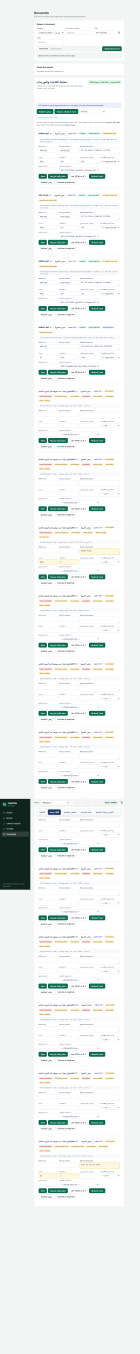
#> input picture 127.0.0.1_8765_ (1).png, 978 x 9472 px (shown at 1/7 size)
$ python -i asbuilt_markups.py   (imports and definitions only)
#> lines starting #> are read from the running program, lines starting #| are printed output that depends on the picture; after the words box and inside, x2 and y2 are one past the last pixel; in counts of white or black regions, pixels touching at a corner belong together
#> further down, picture is the input picture: shape (9472, 978, 3); mean B, G, R 240.5, 241.7, 238.8
"""Colour-highlighter detection for scanned As-Built pages.

Pink and red are normalised to 'pink'.  Blue ballpoint ink is NOT a markup
status - it only draws the relocation arrow for orange markups and is handled
by asbuilt_arrow.py.

detect_markups(image) -> list of
    {color, bbox, center, area, legend, _mask}
``legend`` is True for the colour key printed/handwritten in the page corner
(a stack of coloured bars) - it must never be treated as a real markup.
``_mask`` is (x, y, w, h, bool array) of the blob; it is not JSON-serialisable.
"""
import cv2
import numpy as np


def detect_markups(image):
    hsv = cv2.cvtColor(image, cv2.COLOR_BGR2HSV)
#> hsv: shape (9472, 978, 3); mean H, S, V 42, 10.5, 243
    height, width = image.shape[:2]
#> height = 9472; width = 978
    hue, sat, val = hsv[:, :, 0], hsv[:, :, 1], hsv[:, :, 2]
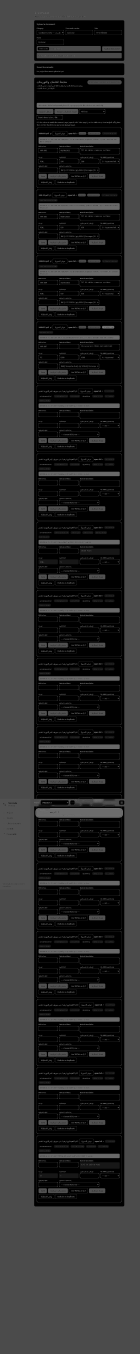
#> hue: shape (9472, 978) (shown at 1/7 size); min 0, max 179, mean 42
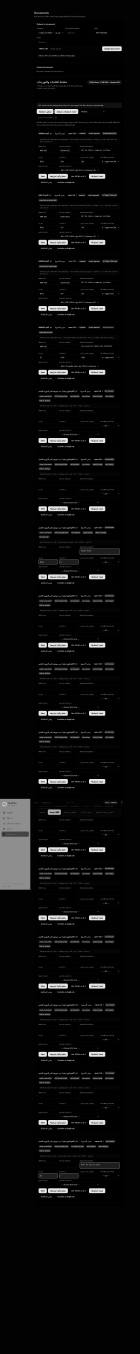
#> sat: shape (9472, 978) (shown at 1/7 size); min 0, max 255, mean 10.5
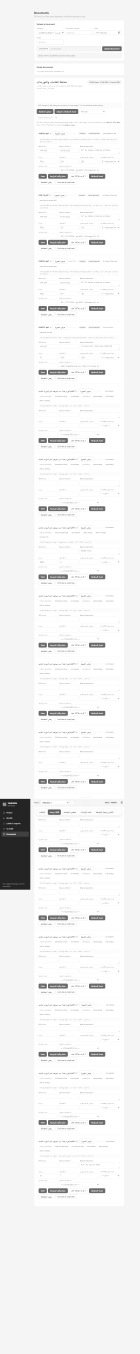
#> val: shape (9472, 978) (shown at 1/7 size); min 0, max 255, mean 243
    masks = {
        'orange': ((hue >= 6) & (hue <= 23) & (sat >= 95) & (val >= 150)),
        # yellow highlighter measures hue 24-35; lime/teal highlighters (36-95) mean "done"
        'yellow': ((hue >= 24) & (hue <= 35) & (sat >= 95) & (val >= 150)),
        'green': ((hue >= 36) & (hue <= 95) & (sat >= 95) & (val >= 150)),
        'pink': (((hue >= 160) | (hue <= 5)) & (sat >= 95) & (val >= 150)),
    }
    # blob size limits scale with the page (tuned on ~2300 px wide scans)
    s = max(0.5, min(3.0, min(height, width) / 2300.0))
#> s = 0.5
    amin, amax = int(120 * s * s), int(9000 * s * s)
#> amin = 30; amax = 2250
    out = []
    kernel = np.ones((9, 9), np.uint8)
    for color, mask in masks.items():
        closed = cv2.morphologyEx(mask.astype(np.uint8), cv2.MORPH_CLOSE, kernel)
        count, labels, stats, centers = cv2.connectedComponentsWithStats(closed, 8)
        for k in range(1, count):
            x, y, w, h, area = [int(v) for v in stats[k]]
            if not amin <= area <= amax:
                continue
            blob = (labels[y:y + h, x:x + w] == k)
            out.append({'color': color, 'bbox': [x, y, w, h],
                        'center': [float(centers[k][0]), float(centers[k][1])],
                        'area': area, 'legend': False, '_mask': (x, y, w, h, blob)})
#> this loop made 4 passes
#> (color, count) on passes 1 to 4: ('orange', 986), ('yellow', 574), ('green', 769), ('pink', 418)
#> pass 1, in detect_markups, `closed = cv2.morphologyEx(mask.astype(np.uint8), cv2.MORPH_CLOSE, kern..`:
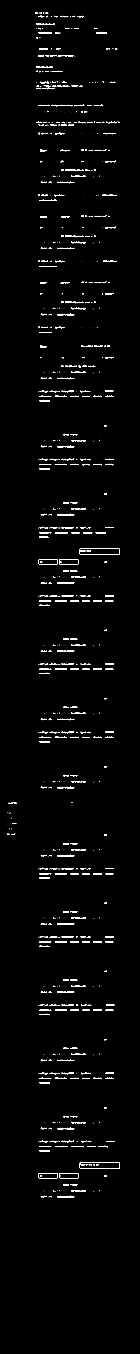
#> closed: shape (9472, 978) (shown at 1/7 size); values 0 (black) and 1 (white), 1.1% white; 985 white regions (502 under 20 px), largest, box (x1, y1, x2, y2) and area: (559, 8136, 838, 8181) 870, (559, 3840, 838, 3884) 818, (403, 1271, 520, 1284) 754
#> pass 1, in detect_markups, `count, labels, stats, centers = cv2.connectedComponentsWithStats(close..`:
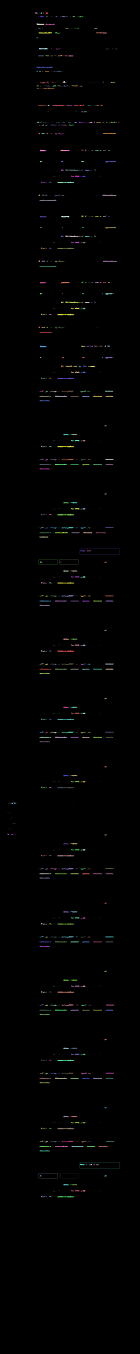
#> labels: shape (9472, 978) int32 (shown at 1/7 size); 986 distinct labels, from 0 to 985; one colour per label, 0 black
#> pass 2, in detect_markups, `closed = cv2.morphologyEx(mask.astype(np.uint8), cv2.MORPH_CLOSE, kern..`:
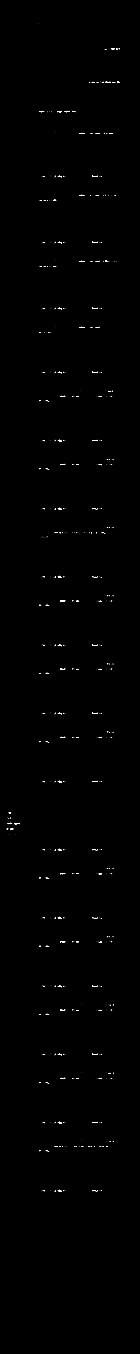
#> closed: shape (9472, 978) (shown at 1/7 size); values 0 (black) and 1 (white), 0.12% white; 573 white regions (435 under 20 px), largest, box (x1, y1, x2, y2) and area: (100, 5760, 136, 5772) 177, (741, 572, 772, 580) 147, (401, 776, 434, 789) 127
#> after the loop:
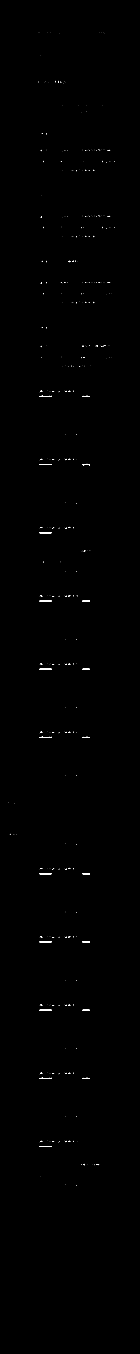
#> closed: shape (9472, 978) (shown at 1/7 size); values 0 (black) and 1 (white), 0.11% white; 417 white regions (350 under 20 px), largest, box (x1, y1, x2, y2) and area: (278, 2770, 359, 2777) 419, (278, 3248, 359, 3255) 419, (278, 3725, 359, 3732) 419
#> after the loop, out = 640 items
    _flag_legend(out, width, height)
    return out


def _flag_legend(marks, width, height):
    """The colour key is a vertical stack of >=3 elongated bars in the top-right
    corner with at least two different colours.  Mark every bar of that stack."""
#> called with width = 978, height = 9472
    cand = [m for m in marks
            if m['center'][0] > width * 0.62 and m['center'][1] < height * 0.30
            and m['bbox'][2] / max(m['bbox'][3], 1) >= 1.7]
#> cand = 67 items
    if len(cand) < 3 or len({m['color'] for m in cand}) < 2:
        return
    xs = np.array([m['center'][0] for m in cand])
#> xs = 67 values, max 830.7 at index 11, min 610.2 at index 18, mean 716.7
    # keep the dominant vertical column
    med = float(np.median(xs))
#> med = 718.7
    col = [m for m in cand if abs(m['center'][0] - med) <= width * 0.06]
#> col = 40 items
    if len(col) >= 3 and len({m['color'] for m in col}) >= 2:
        for m in col:
            m['legend'] = True
#> this loop made 40 passes

>>> import cv2
>>> picture = cv2.imread('127.0.0.1_8765_ (1).png')
>>> result = detect_markups(picture)
#> result = 640 items
